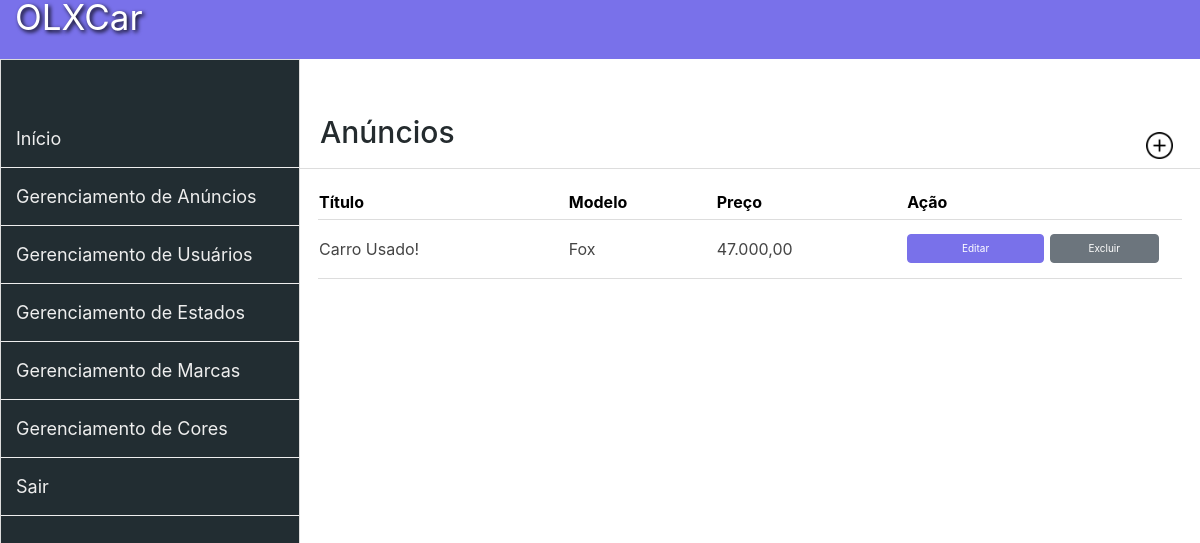
The app's page /admin/cadastraAnuncio.php (signed in) with its own data.
### tables this page shows
CREATE TABLE `anuncios` (
  `cd_anuncio` int(11) NOT NULL,
  `cd_usuario` int(11) DEFAULT NULL,
  `cd_marca` int(11) DEFAULT NULL,
  `ds_modelo` varchar(150) NOT NULL,
  `dt_ano` varchar(5) NOT NULL,
  `cd_cor` int(11) DEFAULT NULL,
  `ds_anuncio` varchar(50) NOT NULL,
  `ds_preco` varchar(100) NOT NULL,
  `ds_descricao_anuncio` varchar(500) DEFAULT NULL
);

### connect.php (called while the page is built, shortened)
<?php
$_SG["conectaServidor"] = true;
$_SG["abreSessao"] = true;
$_SG["caseSentive"] = false;
$_SG["validaSempre"] = true;
$_SG["servidor"] = "localhost";
$_SG["banco"] = "webphp5";
$_SG["usuario"] = "root";
$_SG["senha"] = "";
$_SG["paginaLogin"] = "login.php";
$_SG["tabela"] = "usuarios";
?>

### functions.php (called while the page is built, shortened)
<?php
function selecionar($link, $sql){
	return mysqli_query($link, $sql);
}
?>

### admin/cadastraAnuncio.php (the view, shortened to what this page needs)
<?php
	include_once "../connect.php";
	include_once "../functions.php";
?>
<!DOCTYPE html PUBLIC "-//W3C//DTD XHTML 1.0 Transitional//EN" "http://www.w3.org/TR/xhtml1/DTD/xhtml1-transitional.dtd">
<html xmlns="http://www.w3.org/1999/xhtml">
    <head>
        <?php include_once "template/header.php"; ?>
    </head>
    <body>
    <header>
        <a class="logo" href="index.php">OLXCar</a>
    </header>
		<?php include_once "template/lateral.php"; ?>
    	<section class="conteudo">
            <div class="titulo">
                <h1>Anúncios</h1>
                <a href="adicionacadastraAnuncio.php"><img title="Adicionar" src="img/btn_adicionar.png"></a>
            </div>
                <table class="ExibeForm">
                    <thead>
                        <tr>
                            <th>Título</th>
                            <th>Modelo</th>
                            <th>Preço</th>
                            <th>Ação</th>
                        </tr>
                    </thead>
                    <tbody>
                    <?php
                        $sql_select = "SELECT * FROM `anuncios` ";
                        $anuncio = selecionar($_SG["link"], $sql_select);
                        while($selecAnuncio = mysqli_fetch_assoc($anuncio)){?>
                        <tr>
                            <td><?php echo $selecAnuncio['ds_anuncio']; ?></td>
                            <td><?php echo $selecAnuncio['ds_modelo']; ?></td>
                            <td><?php echo $selecAnuncio['ds_preco']; ?></td>
                            <td>
                                <a class="btn btn-primary" href="editar.php?acao=AtualizarAnuncio&id=<?php echo $selecAnuncio['cd_anuncio']; ?>">Editar</a>
                                <a onClick="return ConfirmarAlteracao()" class="btn btn-secondary" href="query.php?deletarAnuncio&id=<?php echo $selecAnuncio['cd_anuncio']; ?>">Excluir</a>
                            </td>
                        </tr>
                        <?php
                        }?>
                    </tbody>
                </table>
        </section>
    </body>
</html>

### admin/template/stlyle.css (style rules this page uses)
html { height:100%; }
body { height:100%; font-family: 'Segoe UI', Tahoma, Geneva, Verdana, sans-serif; margin:0px; }
header { background:#7971ea; padding:15px; margin-top: -2%; text-decoration:none; }
.conteudo { float:right; width:75%; }
table { width:96%; background:#fff; margin-left:2%; padding:10px; margin-top: 20px; }
table tr { border-bottom: 1px solid #ddd; }
th { color:#000; text-align:left; padding-bottom:5px; }
table td { color:#444; border-top:1px solid #ddd; }
table td a { margin-top: 5%; }
.logo { text-decoration: none; font-size: 35px; color: #fff; text-shadow: 2px 2px 4px black; }
.titulo { border-bottom:1px solid #ddd; }
.titulo h1 { padding: 55px 0px 10px 20px ; color:#242b2e; font-size: 30px; width: 90%; }
.titulo a img { width: 3%; height: 3%; float: right; margin-top: -4%; margin-right: 3%; }
.ExibeForm tr td a { margin-bottom: 14px; }
.ExibeForm tr td { font-size: 16px; }

### records on screen
anuncios: ds_anuncio "Carro Usado!", ds_modelo "Fox", ds_preco "47.000,00"
